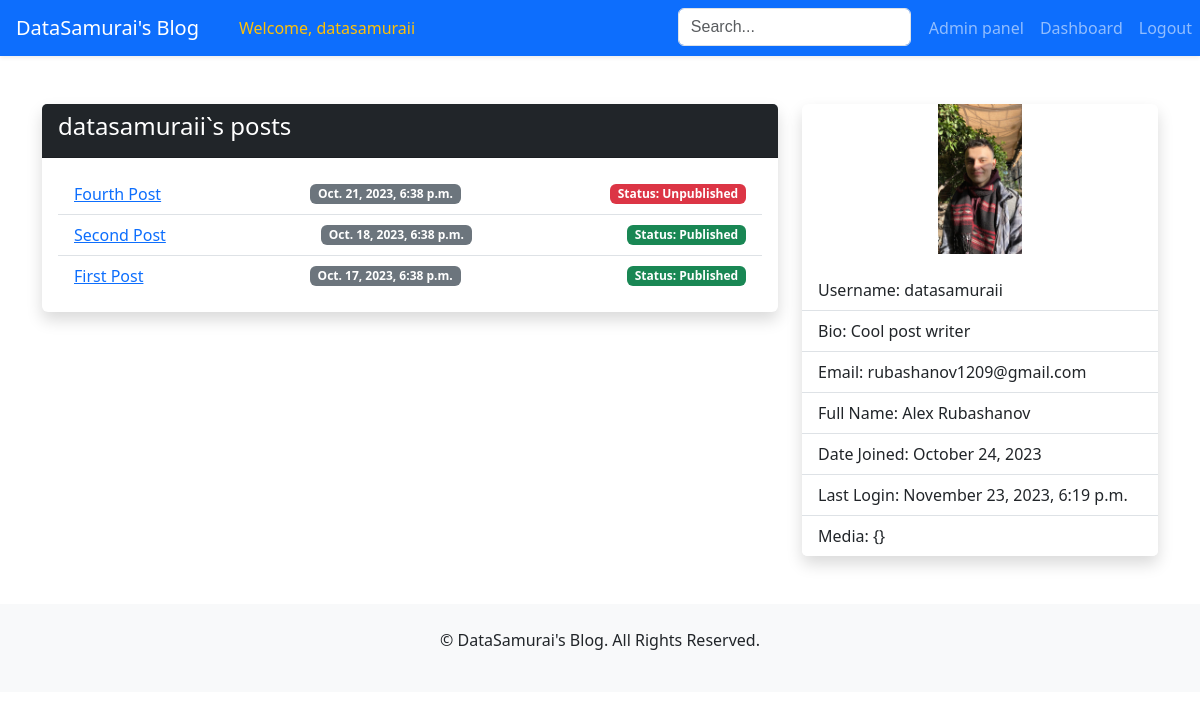
The app's page /account/user/3/ with its own data.
### users/models.py (models this page shows, shortened)
class CustomUser(AbstractUser):
    is_banned = models.BooleanField(default=False)
    bio = models.CharField(max_length=200, blank=True, null=True, default=None)
    social_media = models.JSONField(default=dict, blank=True)
    profile_picture = models.ImageField(upload_to='profile_pictures/', blank=True, null=True)
    class Meta:
        ordering = ['id']

### posts/models.py (models this page shows, shortened)
class Post(models.Model):
    title = models.CharField(max_length=100, unique=True)
    content = RichTextField()
    category = models.ForeignKey('Category', on_delete=models.SET_NULL, null=True)
    date_scheduled = models.DateTimeField(null=True, blank=True)
    date_published = models.DateTimeField(null=True, blank=True)
    views = models.PositiveIntegerField(default=0)
    author = models.ForeignKey(settings.AUTH_USER_MODEL, on_delete=models.SET_NULL, null=True)
    is_published = models.BooleanField(default=False)
    class Meta:
        ordering = ['-date_published']

### users/views.py (the view)
# urls.py: path('user/<int:user_id>/', views.UserDetailView.as_view(), name='user_detail'),
class UserDetailView(DetailView):
    model = get_user_model()
    template_name = 'users/user_detail.html'
    context_object_name = 'user'
    def get_object(self, queryset=None):
        user_id = self.kwargs.get('user_id')
        return get_object_or_404(self.model, pk=user_id)
    def get_context_data(self, **kwargs):
        context = super().get_context_data(**kwargs)
        context['user_posts'] = self.object.post_set.all()
        try:
            context['is_subscribed'] = self.object.email_subscriber.get()
        except EmailSubscriber.DoesNotExist:
            context['is_subscribed'] = False
        return context
    def get(self, request, *args, **kwargs):
        obj = self.get_object()
        if self.request.user == obj:
            self.template_name = 'users/user_detail_dashboard.html'
        return super().get(request, *args, **kwargs)

### templates/users/user_detail.html (shortened to what this page needs)
{% extends 'base.html' %}
{% load static %}
{% block page_content %}
    <div class="row mt-4">
        {% if user.is_banned %}
            <div class="alert alert-warning" role="alert">
                This user is currently banned.
            </div>
        {% else %}
            <div class="col-md-8">
                <div class="card border-0 shadow">
                    <div class="card-header bg-dark text-white">
                        <h4>{{ user.username }}`s posts</h4>
                    </div>
                    <div class="card-body">
                        {% if user_posts %}
                            <ul class="list-group list-group-flush">
                                {% for post in user_posts %}
                                    <li class="list-group-item d-flex justify-content-between align-items-center">
                                        <a href="{% url 'post_detail' post.id %}">{{ post.title }}</a>
                                        <span class="badge bg-secondary">{{ post.date_published }}</span>
                                        {% if post.is_published %}
                                            <span class="badge bg-success">Status: Published</span>
                                        {% else %}
                                            <span class="badge bg-danger">Status: Unpublished</span>
                                        {% endif %}
                                    </li>
                                {% endfor %}
                            </ul>
                        {% else %}
                            <p class="text-muted">{{ user.username }} haven't written any posts yet.</p>
                        {% endif %}
                    </div>
                </div>
            </div>
            <div class="col-md-4">
                <div class="card border-0 shadow">
                    <div class="text-center mb-3">
                        <img alt="Profile Picture" style="max-width: 100%; height: auto; max-height: 150px;"
                             src="
                                     {% if user.profile_picture %}{{ user.profile_picture.url }}{% else %}{% static 'images/profile-placeholder.jpg' %}{% endif %}">
                    </div>
                    <ul class="list-group list-group-flush">
                        <li class="list-group-item">Username: {{ user.username }}</li>
                        <li class="list-group-item">Bio: {{ user.bio }}</li>
                        <li class="list-group-item">Email: {{ user.email }}</li>
                        <li class="list-group-item">Full Name: {{ user.first_name }} {{ user.last_name }}</li>
                        <li class="list-group-item">Date Joined: {{ user.date_joined|date:"F d, Y" }}</li>
                        <li class="list-group-item">Last Login: {{ user.last_login|date:"F d, Y, P" }}</li>
                        <li class="list-group-item">Media: {{ user.social_media }}</li>
                    </ul>
                </div>
            </div>
        {% endif %}
    </div>
{% endblock %}

### templates/base.html (shortened to what this page needs)
<!DOCTYPE html>
<html lang="en">
<head>
    <link href="https://cdn.jsdelivr.net/npm/bootstrap@5.3.1/dist/css/bootstrap.min.css" rel="stylesheet">
</head>
<body>
{% block navbar %}
    <nav class="navbar navbar-expand-lg navbar-dark bg-primary shadow-sm">
        <a class="navbar-brand px-3" href="{% url 'post_list' %}">DataSamurai's Blog</a>
        <div class="collapse navbar-collapse d-flex justify-content-between" id="navbarNav">
            <ul class="navbar-nav">
                {% if user.is_authenticated %}
                    <li class="nav-item">
                        <span class="nav-link text-warning font-weight-bold">Welcome, {{ user.username }}</span>
                    </li>
                {% else %}
                    <li class="nav-item invisible">
                        <span class="nav-link"></span>
                    </li>
                {% endif %}
            </ul>
            <ul class="navbar-nav">
                <form method="GET" action="{% url 'search_results' %}" class="form-inline my-2 my-lg-0"
                      style="margin-right: 10px; margin-left: 10px;">
                    <input type="text" class="form-control" name="query" placeholder="Search..."
                           style="font-family: Arial, 'Font Awesome 5 Free'; background-position: 10px 10px; background-repeat: no-repeat;"
                           aria-label="Search">
                </form>
                {% if user.is_authenticated %}
                    {% if user.is_staff %}
                        <li class="nav-item">
                            <a class="nav-link btn btn-light mr-2" href="{% url 'admin:index' %}">Admin panel</a>
                        </li>
                    {% endif %}
                    <li class="nav-item">
                        <a class="nav-link btn btn-light mr-2" href="{% url 'user_detail' user_id=user.id %}">Dashboard</a>
                    </li>
                    <li>
                        <a href="{% url 'logout' %}" class="nav-link btn btn-danger">Logout</a>
                    </li>
                {% endif %}
            </ul>
        </div>
    </nav>
{% endblock %}
<div class="container my-4">
    {% block page_content %}{% endblock page_content %}
</div>
<footer class="text-center py-4 mt-5 bg-light">
    <p>&copy; {{ now.year }} DataSamurai's Blog. All Rights Reserved.</p>
</footer>
</body>
</html>

### records on screen
CustomUser: username "datasamuraii", profile_picture (picture), bio "Cool post writer", email "rubashanov1209@gmail.com", first_name "Alex", last_name "Rubashanov", date_joined "October 24, 2023", last_login "November 23, 2023, 6:19 p.m.", social_media "{}"
Post: title "Fourth Post", date_published "Oct. 21, 2023, 6:38 p.m.", is_published "Status: Unpublished"
Post: title "Second Post", date_published "Oct. 18, 2023, 6:38 p.m.", is_published "Status: Published"
Post: title "First Post", date_published "Oct. 17, 2023, 6:38 p.m.", is_published "Status: Published"
